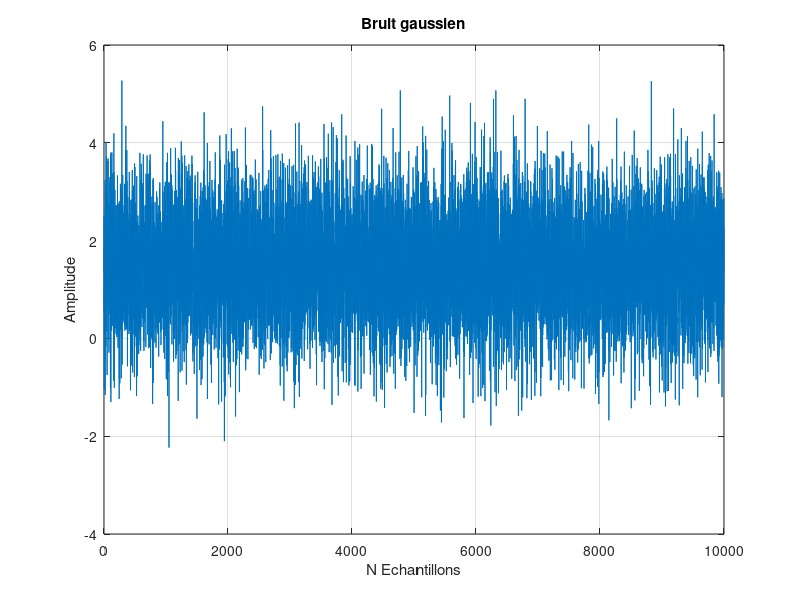

Reproduce this figure in MATLAB. (Note: this script raises an error after producing the figure.)
clc; clear close all;

N = 10000; % Nombre d'échantillons
mu = 1.5; % Moyenne du bruit
sigma = 1; % Écart type du bruit

% Génération du signal de bruit gaussien
noise = sigma * randn(1, N) + mu;

figure('Name', 'Bruit gaussien');
plot(noise);
title('Bruit gaussien');
xlabel('N Echantillons');
ylabel('Amplitude');
grid on;

% Histogramme et comparaison théorique
figure('Name', 'Histogramme du bruit gaussien');
histogram(noise, 'Normalization', 'pdf', 'FaceColor', '#5B9BD5', 'EdgeColor', 'k');
hold on;

% Distribution normale théorique
x_theo = linspace(min(noise), max(noise), 100);
pdf_theo = (1/(sigma*sqrt(2*pi))) * exp(-(x_theo - mu).^2 / (2*sigma^2));
plot(x_theo, pdf_theo, 'r', 'LineWidth', 2);

% Ajout de la ligne pointillée pour la moyenne
xline(mu, 'k--', 'LineWidth', 2);

title('Histogramme du bruit gaussien');
xlabel('Values');
ylabel('Frequency'); % densité de probabilité grâce à la normalisation
grid on;

hold off;
